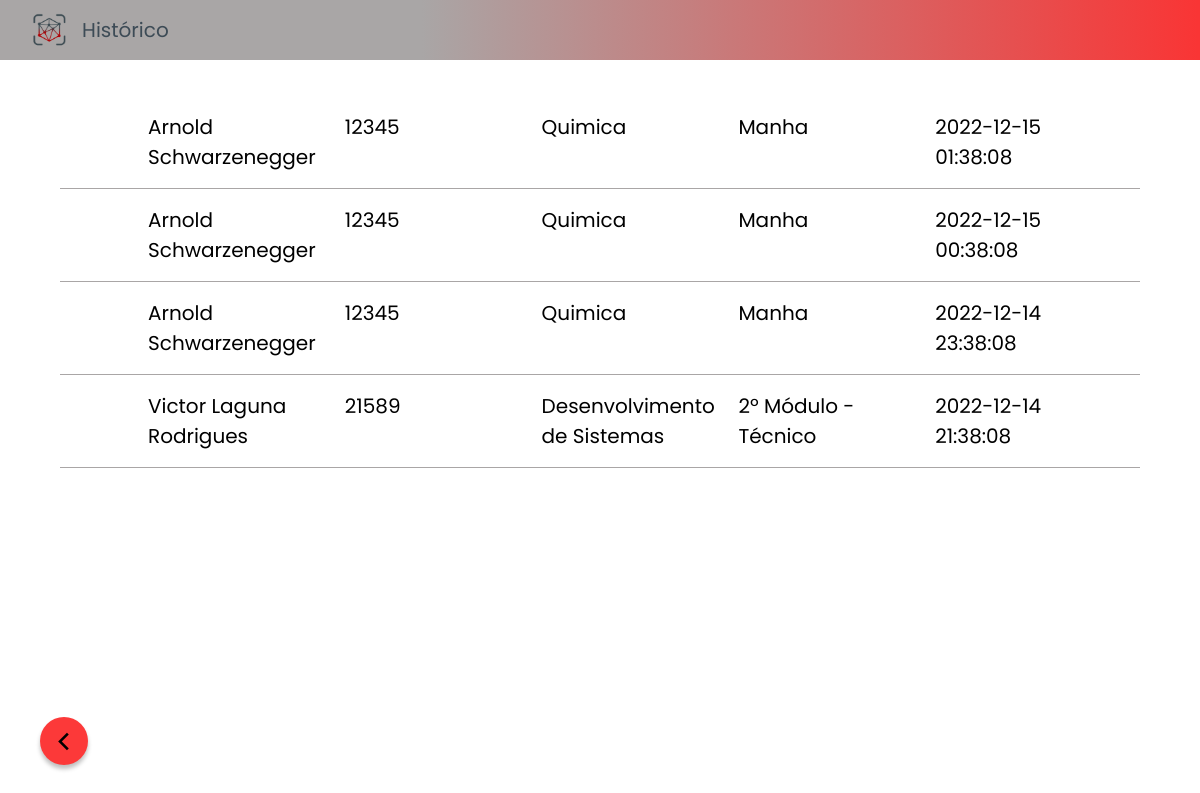
/view/registro.php (signed in), run on the app's committed database.
### tables this page shows
create table registro (
    rm int not null,
    entradaSaida datetime not null,
    foreign key(rm) references CadastroAluno(rm)
);

create table CadastroAluno(
    nome varchar(140) not null,
    rm int(5) not null primary key check (rm > 0 and rm <= 99999 or rm = 1 ),
    email varchar(100) not null unique key,
    curso varchar(50) not null,
    periodo varchar(50) not null,
    status varchar(10) not null default 'Ativo'
);

### model/DAO/RegistroDAO.php (called while the page is built, shortened)
<?php
class RegistroDAO{
    function pegarTodosRegistros(){
        $pdo = conectar();
        $resul = $pdo->query("select cadastroaluno.nome, cadastroaluno.rm, cadastroaluno.curso, cadastroaluno.periodo, registro.entradaSaida from CadastroAluno inner join registro on cadastroaluno.rm = registro.rm order by registro.entradaSaida Desc limit 500 ;");
        return ($resul);
    }
}

### model/Registros.php (called while the page is built, shortened)
<?php
include_once('DAO/RegistroDAO.php');
class Registro {
    function pegarTodosRegistros(){
        $registroDAO = new RegistroDAO();
        $res = $registroDAO->pegarTodosRegistros();
        return $res;
    }
}

### controller/RegistroController.php (the view, shortened to what this page needs)
<?php
    include('../model/Registros.php');
    class RegistroController {
        function pegarTodosRegistros(){
            $registro = new Registro();
            return $registro->pegarTodosRegistros();
        }
        function lista(){
            $lista = $this->pegarTodosRegistros();
            $a = $lista ->fetchAll(PDO::FETCH_NUM);
            foreach ($a as $coluna => $valor) {
                if ($valor[2] == 'ds') {
                    $a[$coluna][2] = "Desenvolvimento de Sistemas";
                }
            }
            foreach ($a as $coluna => $valor) {
                if ($valor[3] == 'seg-modulo') {
                    $a[$coluna][3] = "2º Módulo - Técnico";
                }
            }
            foreach($a as $itens){
                echo
                '<li class="registro">
                    <div class="nome">'. $itens[0] .'</div>
                    <div class="rm">'. $itens[1] .'</div>
                    <div class="periodo">'. $itens[2] .'</div>
                    <div class="curso">'. $itens[3] .'</div>
                    <div class="entradaSaida">'. $itens[4] .'</div>
                </li>';
            }
        }
    }

### view/registro.php (shortened to what this page needs)
<?php
    include ('../Controller/RegistroController.php');
    $registroController = new RegistroController();
?>
<!DOCTYPE html>
<html lang="en">
<head>
    <link rel="stylesheet" href="../assets/css/variaveis.css">
    <link rel="stylesheet" href="../assets/css/corpo.css">
    <link rel="stylesheet" href="../assets/css/header-cadastro.css">
    <link rel="stylesheet" href="../assets/css/historico.css">
    <link rel="stylesheet" href="../assets/fontes/PTSans-Regular.ttf">
</head>
<body>
    <header class="header-cadastro">
        <img src="../assets/imagens/logo_icon.png" alt="Logo Sistema Face ID" class="header-cadastro__image">
        <h1 class="header__title">Histórico</h1>
    </header>
    <main id="registroMain">
        <ol id="historico">
            <?php
                $registroController ->lista();
            ?>
        </ol>
    </main>
    <a href="faceid.php" target="_self">
        <button class="voltar">
            <span id="voltarIcon" class="material-symbols-outlined">
            </span>
        </button>
    </a>
</body>
</html>

### assets/css/variaveis.css (style rules this page uses)
:root { --cor-fundo:#D6D4E2; --vermelho:#F93535; --cor-botao-escuro:#3D4B56; --cor-fundo-icons:#A9A6A6; --cor-fundo-container:#7A7A7A; --fonte:'Poppins', sans-serif; }

### assets/css/corpo.css (style rules this page uses)
* { padding: 0; margin: 0; text-decoration: none; border: 0; border: none; box-sizing: border-box; font-family: var(--fonte); }
body { height: 100vh; }

### assets/css/header-cadastro.css (style rules this page uses)
.header-cadastro { background: linear-gradient(269.56deg, #F93535 0.25%, #A9A6A6 64.85%); width: 100%; height: 60px; position: relative; margin-bottom: 1rem; display: flex; align-items: center; padding: 0 2rem; gap: 1rem; }
.header-cadastro__image { width: 3%; }
.header__title { font-size: 20px; font-family: var(--fonte); font-weight: 400; color: var(--cor-botao-escuro); }

### assets/css/historico.css (style rules this page uses)
body { overflow-x: hidden; }
#registroMain { margin: 20px auto; width: 90vw; }
#historico { display: flex; flex-direction: column ; justify-content: center; padding:1rem 0; }
.registro { list-style: none; display: grid; grid-template-columns: repeat(5, 20%); gap: 0 1rem; border-bottom: 1px solid #A9A6A6; padding: 1rem 5.5rem; font-family: 'PT Sans', sans-serif; font-weight: 400; font-size: 20px ; }
.voltar { display: flex; align-items: center; justify-content: center; border-radius: 50%; background-color: rgb(252, 57, 57); box-shadow: 0px 4px 4px 0px #00000040; height: 48px; width: 48px; border-radius: 50%; transition: .4s all; position: fixed; bottom: 35px; left: 40px; }
#voltarIcon { font-size: 35px; }

### data on the page
registro: rm.nome "Arnold Schwarzenegger", rm.rm "12345", rm.curso "Quimica", rm.periodo "Manha", entradaSaida "2022-12-15 01:38:08"
registro: rm.nome "Arnold Schwarzenegger", rm.rm "12345", rm.curso "Quimica", rm.periodo "Manha", entradaSaida "2022-12-15 00:38:08"
registro: rm.nome "Arnold Schwarzenegger", rm.rm "12345", rm.curso "Quimica", rm.periodo "Manha", entradaSaida "2022-12-14 23:38:08"
registro: rm.nome "Victor Laguna Rodrigues", rm.rm "21589", itens "Desenvolvimento de Sistemas", itens "2º Módulo - Técnico", entradaSaida "2022-12-14 21:38:08"
